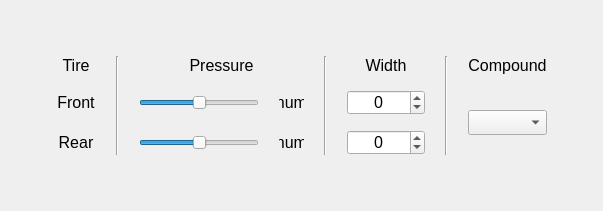
     <widget class="QWidget" name="tab_tires">
      <attribute name="title">
       <string>Tires</string>
      </attribute>
      <layout class="QGridLayout" name="gridLayout_3">
       <item row="2" column="1">
        <spacer name="horizontalSpacer_tire_d">
         <property name="orientation">
          <enum>Qt::Vertical</enum>
         </property>
         <property name="sizeType">
          <enum>QSizePolicy::Preferred</enum>
         </property>
         <property name="sizeHint" stdset="0">
          <size>
           <width>20</width>
           <height>40</height>
          </size>
         </property>
        </spacer>
       </item>
       <item row="1" column="1">
        <layout class="QGridLayout" name="gridLayout_tire">
         <property name="sizeConstraint">
          <enum>QLayout::SetDefaultConstraint</enum>
         </property>
         <property name="leftMargin">
          <number>5</number>
         </property>
         <property name="topMargin">
          <number>5</number>
         </property>
         <property name="rightMargin">
          <number>5</number>
         </property>
         <property name="bottomMargin">
          <number>5</number>
         </property>
         <property name="horizontalSpacing">
          <number>20</number>
         </property>
         <property name="verticalSpacing">
          <number>15</number>
         </property>
         <item row="0" column="0">
          <widget class="QLabel" name="label_tire_tier">
           <property name="minimumSize">
            <size>
             <width>40</width>
             <height>15</height>
            </size>
           </property>
           <property name="maximumSize">
            <size>
             <width>50</width>
             <height>25</height>
            </size>
           </property>
           <property name="font">
            <font>
             <pointsize>12</pointsize>
            </font>
           </property>
           <property name="text">
            <string>Tire</string>
           </property>
           <property name="alignment">
            <set>Qt::AlignCenter</set>
           </property>
          </widget>
         </item>
         <item row="1" column="2" colspan="2">
          <widget class="QSlider" name="horizontalSlider_tire_front_pressure">
           <property name="minimumSize">
            <size>
             <width>120</width>
             <height>15</height>
            </size>
           </property>
           <property name="maximumSize">
            <size>
             <width>16777215</width>
             <height>25</height>
            </size>
           </property>
           <property name="minimum">
            <number>-10000</number>
           </property>
           <property name="maximum">
            <number>10000</number>
           </property>
           <property name="singleStep">
            <number>1</number>
           </property>
           <property name="pageStep">
            <number>1</number>
           </property>
           <property name="value">
            <number>0</number>
           </property>
           <property name="orientation">
            <enum>Qt::Horizontal</enum>
           </property>
          </widget>
         </item>
         <item row="2" column="2" colspan="2">
          <widget class="QSlider" name="horizontalSlider_tire_rear_pressure">
           <property name="minimumSize">
            <size>
             <width>120</width>
             <height>15</height>
            </size>
           </property>
           <property name="maximumSize">
            <size>
             <width>16777215</width>
             <height>25</height>
            </size>
           </property>
           <property name="minimum">
            <number>-10000</number>
           </property>
           <property name="maximum">
            <number>10000</number>
           </property>
           <property name="pageStep">
            <number>1</number>
           </property>
           <property name="value">
            <number>0</number>
           </property>
           <property name="orientation">
            <enum>Qt::Horizontal</enum>
           </property>
          </widget>
         </item>
         <item row="2" column="4">
          <widget class="QLabel" name="label_tire_rear_value">
           <property name="minimumSize">
            <size>
             <width>25</width>
             <height>15</height>
            </size>
           </property>
           <property name="maximumSize">
            <size>
             <width>25</width>
             <height>25</height>
            </size>
           </property>
           <property name="font">
            <font>
             <pointsize>12</pointsize>
            </font>
           </property>
           <property name="text">
            <string>num</string>
           </property>
           <property name="alignment">
            <set>Qt::AlignCenter</set>
           </property>
          </widget>
         </item>
         <item row="0" column="2" colspan="3">
          <widget class="QLabel" name="label_tire_pressure">
           <property name="minimumSize">
            <size>
             <width>0</width>
             <height>15</height>
            </size>
           </property>
           <property name="maximumSize">
            <size>
             <width>16777215</width>
             <height>25</height>
            </size>
           </property>
           <property name="font">
            <font>
             <pointsize>12</pointsize>
            </font>
           </property>
           <property name="text">
            <string>Pressure</string>
           </property>
           <property name="alignment">
            <set>Qt::AlignCenter</set>
           </property>
          </widget>
         </item>
         <item row="1" column="4">
          <widget class="QLabel" name="label_tire_front_value">
           <property name="minimumSize">
            <size>
             <width>25</width>
             <height>15</height>
            </size>
           </property>
           <property name="maximumSize">
            <size>
             <width>25</width>
             <height>25</height>
            </size>
           </property>
           <property name="font">
            <font>
             <pointsize>12</pointsize>
            </font>
           </property>
           <property name="text">
            <string>num</string>
           </property>
           <property name="alignment">
            <set>Qt::AlignCenter</set>
           </property>
          </widget>
         </item>
         <item row="0" column="5" rowspan="3">
          <widget class="Line" name="line_2">
           <property name="orientation">
            <enum>Qt::Vertical</enum>
           </property>
          </widget>
         </item>
         <item row="0" column="6">
          <widget class="QLabel" name="label_tire_width">
           <property name="minimumSize">
            <size>
             <width>0</width>
             <height>15</height>
            </size>
           </property>
           <property name="maximumSize">
            <size>
             <width>16777215</width>
             <height>25</height>
            </size>
           </property>
           <property name="font">
            <font>
             <pointsize>12</pointsize>
            </font>
           </property>
           <property name="text">
            <string>Width</string>
           </property>
           <property name="alignment">
            <set>Qt::AlignCenter</set>
           </property>
          </widget>
         </item>
         <item row="1" column="6">
          <widget class="QSpinBox" name="spinBox_tire_width_front">
           <property name="sizePolicy">
            <sizepolicy hsizetype="Preferred" vsizetype="Preferred">
             <horstretch>0</horstretch>
             <verstretch>0</verstretch>
            </sizepolicy>
           </property>
           <property name="minimumSize">
            <size>
             <width>60</width>
             <height>15</height>
            </size>
           </property>
           <property name="maximumSize">
            <size>
             <width>80</width>
             <height>25</height>
            </size>
           </property>
           <property name="font">
            <font>
             <pointsize>12</pointsize>
            </font>
           </property>
           <property name="alignment">
            <set>Qt::AlignCenter</set>
           </property>
           <property name="minimum">
            <number>-10000</number>
           </property>
           <property name="maximum">
            <number>10000</number>
           </property>
          </widget>
         </item>
         <item row="2" column="6">
          <widget class="QSpinBox" name="spinBox_tire_width_rear">
           <property name="sizePolicy">
            <sizepolicy hsizetype="Preferred" vsizetype="Preferred">
             <horstretch>0</horstretch>
             <verstretch>0</verstretch>
            </sizepolicy>
           </property>
           <property name="minimumSize">
            <size>
             <width>60</width>
             <height>15</height>
            </size>
           </property>
           <property name="maximumSize">
            <size>
             <width>80</width>
             <height>25</height>
            </size>
           </property>
           <property name="font">
            <font>
             <pointsize>12</pointsize>
            </font>
           </property>
           <property name="alignment">
            <set>Qt::AlignCenter</set>
           </property>
           <property name="minimum">
            <number>-10000</number>
           </property>
           <property name="maximum">
            <number>10000</number>
           </property>
          </widget>
         </item>
         <item row="2" column="0">
          <widget class="QLabel" name="label_tire_rear">
           <property name="minimumSize">
            <size>
             <width>40</width>
             <height>15</height>
            </size>
           </property>
           <property name="maximumSize">
            <size>
             <width>50</width>
             <height>25</height>
            </size>
           </property>
           <property name="font">
            <font>
             <pointsize>12</pointsize>
            </font>
           </property>
           <property name="text">
            <string>Rear</string>
           </property>
           <property name="alignment">
            <set>Qt::AlignCenter</set>
           </property>
          </widget>
         </item>
         <item row="1" column="0">
          <widget class="QLabel" name="label_tire_front">
           <property name="minimumSize">
            <size>
             <width>40</width>
             <height>15</height>
            </size>
           </property>
           <property name="maximumSize">
            <size>
             <width>50</width>
             <height>25</height>
            </size>
           </property>
           <property name="font">
            <font>
             <pointsize>12</pointsize>
            </font>
           </property>
           <property name="text">
            <string>Front</string>
           </property>
           <property name="alignment">
            <set>Qt::AlignCenter</set>
           </property>
          </widget>
         </item>
         <item row="0" column="8">
          <widget class="QLabel" name="label_tire_compound">
           <property name="minimumSize">
            <size>
             <width>0</width>
             <height>15</height>
            </size>
           </property>
           <property name="maximumSize">
            <size>
             <width>16777215</width>
             <height>25</height>
            </size>
           </property>
           <property name="font">
            <font>
             <pointsize>12</pointsize>
            </font>
           </property>
           <property name="text">
            <string>Compound</string>
           </property>
           <property name="alignment">
            <set>Qt::AlignCenter</set>
           </property>
          </widget>
         </item>
         <item row="1" column="8" rowspan="2">
          <widget class="QComboBox" name="comboBox_tire_compound">
           <property name="minimumSize">
            <size>
             <width>60</width>
             <height>15</height>
            </size>
           </property>
           <property name="maximumSize">
            <size>
             <width>90</width>
             <height>25</height>
            </size>
           </property>
           <property name="font">
            <font>
             <pointsize>10</pointsize>
            </font>
           </property>
          </widget>
         </item>
         <item row="0" column="1" rowspan="3">
          <widget class="Line" name="line_1">
           <property name="orientation">
            <enum>Qt::Vertical</enum>
           </property>
          </widget>
         </item>
         <item row="0" column="7" rowspan="3">
          <widget class="Line" name="line_3">
           <property name="orientation">
            <enum>Qt::Vertical</enum>
           </property>
          </widget>
         </item>
        </layout>
       </item>
       <item row="1" column="0">
        <spacer name="horizontalSpacer_tire_l">
         <property name="orientation">
          <enum>Qt::Horizontal</enum>
         </property>
         <property name="sizeType">
          <enum>QSizePolicy::Preferred</enum>
         </property>
         <property name="sizeHint" stdset="0">
          <size>
           <width>40</width>
           <height>20</height>
          </size>
         </property>
        </spacer>
       </item>
       <item row="1" column="2">
        <spacer name="horizontalSpacer_tire_r">
         <property name="orientation">
          <enum>Qt::Horizontal</enum>
         </property>
         <property name="sizeType">
          <enum>QSizePolicy::Preferred</enum>
         </property>
         <property name="sizeHint" stdset="0">
          <size>
           <width>40</width>
           <height>20</height>
          </size>
         </property>
        </spacer>
       </item>
       <item row="0" column="1">
        <spacer name="horizontalSpacer_tire_u">
         <property name="orientation">
          <enum>Qt::Vertical</enum>
         </property>
         <property name="sizeType">
          <enum>QSizePolicy::Preferred</enum>
         </property>
         <property name="sizeHint" stdset="0">
          <size>
           <width>20</width>
           <height>40</height>
          </size>
         </property>
        </spacer>
       </item>
      </layout>
     </widget>
